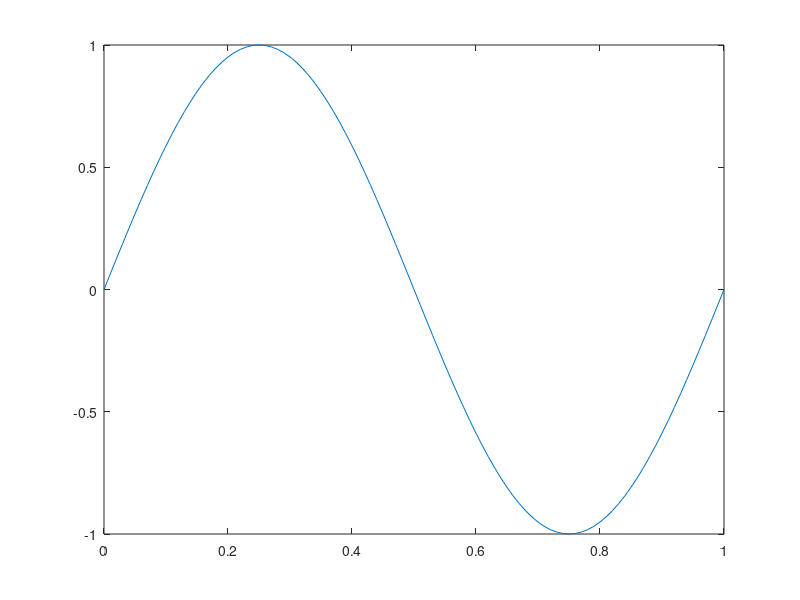

Here is the MATLAB script that generated this plot:
%% 1.laboratorijas darbs
%% Mērījumu datu apstrāde
%% Mērķi:
% * Iemācīties apstrādāt mērījumu datus
% * Iemācīties lietot polyfit,polyval
% * Iemācīties veidot darba atskaites
% * izmantojot "publish"
%% Darba programma:
t = 0:0.01:1;
y = sin(2*pi*t);
plot(t,y)
%%
%
% <<../grafiks_1.jpg>>
%
%% Secinājumi:
% Secinājumos mēs rakstīsim par to
% ko mēs esam iemācījušies šinī darbā
% vai arī skatāmies darba mērķi un
% rakstīsim secinājumus